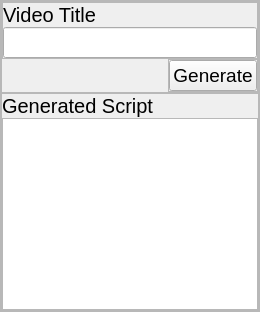
                   <widget class="QWidget" name="script">
                    <layout class="QHBoxLayout" name="horizontalLayout_16">
                     <property name="spacing">
                      <number>0</number>
                     </property>
                     <property name="leftMargin">
                      <number>0</number>
                     </property>
                     <property name="topMargin">
                      <number>0</number>
                     </property>
                     <property name="rightMargin">
                      <number>0</number>
                     </property>
                     <property name="bottomMargin">
                      <number>0</number>
                     </property>
                     <item>
                      <widget class="QFrame" name="frame_12">
                       <property name="frameShape">
                        <enum>QFrame::StyledPanel</enum>
                       </property>
                       <property name="frameShadow">
                        <enum>QFrame::Raised</enum>
                       </property>
                       <layout class="QVBoxLayout" name="verticalLayout_8">
                        <property name="spacing">
                         <number>0</number>
                        </property>
                        <property name="leftMargin">
                         <number>0</number>
                        </property>
                        <property name="topMargin">
                         <number>0</number>
                        </property>
                        <property name="rightMargin">
                         <number>0</number>
                        </property>
                        <property name="bottomMargin">
                         <number>0</number>
                        </property>
                        <item alignment="Qt::AlignTop">
                         <widget class="QFrame" name="frame_13">
                          <property name="frameShape">
                           <enum>QFrame::StyledPanel</enum>
                          </property>
                          <property name="frameShadow">
                           <enum>QFrame::Raised</enum>
                          </property>
                          <layout class="QVBoxLayout" name="verticalLayout_9">
                           <property name="spacing">
                            <number>0</number>
                           </property>
                           <property name="leftMargin">
                            <number>0</number>
                           </property>
                           <property name="topMargin">
                            <number>0</number>
                           </property>
                           <property name="rightMargin">
                            <number>0</number>
                           </property>
                           <property name="bottomMargin">
                            <number>0</number>
                           </property>
                           <item>
                            <widget class="QFrame" name="frame_16">
                             <property name="sizePolicy">
                              <sizepolicy hsizetype="Preferred" vsizetype="Preferred">
                               <horstretch>0</horstretch>
                               <verstretch>0</verstretch>
                              </sizepolicy>
                             </property>
                             <property name="frameShape">
                              <enum>QFrame::StyledPanel</enum>
                             </property>
                             <property name="frameShadow">
                              <enum>QFrame::Raised</enum>
                             </property>
                             <layout class="QVBoxLayout" name="verticalLayout_10">
                              <property name="spacing">
                               <number>0</number>
                              </property>
                              <property name="leftMargin">
                               <number>0</number>
                              </property>
                              <property name="topMargin">
                               <number>0</number>
                              </property>
                              <property name="rightMargin">
                               <number>0</number>
                              </property>
                              <property name="bottomMargin">
                               <number>0</number>
                              </property>
                              <item>
                               <widget class="QLabel" name="label_4">
                                <property name="font">
                                 <font>
                                  <pointsize>15</pointsize>
                                 </font>
                                </property>
                                <property name="text">
                                 <string>Video Title</string>
                                </property>
                               </widget>
                              </item>
                              <item>
                               <widget class="QLineEdit" name="script_prompt_lineedit">
                                <property name="minimumSize">
                                 <size>
                                  <width>0</width>
                                  <height>0</height>
                                 </size>
                                </property>
                                <property name="font">
                                 <font>
                                  <pointsize>14</pointsize>
                                 </font>
                                </property>
                                <property name="autoFillBackground">
                                 <bool>false</bool>
                                </property>
                                <property name="inputMask">
                                 <string/>
                                </property>
                                <property name="text">
                                 <string/>
                                </property>
                                <property name="placeholderText">
                                 <string/>
                                </property>
                               </widget>
                              </item>
                             </layout>
                            </widget>
                           </item>
                           <item alignment="Qt::AlignRight|Qt::AlignBottom">
                            <widget class="QFrame" name="frame_17">
                             <property name="frameShape">
                              <enum>QFrame::StyledPanel</enum>
                             </property>
                             <property name="frameShadow">
                              <enum>QFrame::Raised</enum>
                             </property>
                             <layout class="QHBoxLayout" name="horizontalLayout_17">
                              <property name="spacing">
                               <number>0</number>
                              </property>
                              <property name="leftMargin">
                               <number>0</number>
                              </property>
                              <property name="topMargin">
                               <number>0</number>
                              </property>
                              <property name="rightMargin">
                               <number>0</number>
                              </property>
                              <property name="bottomMargin">
                               <number>0</number>
                              </property>
                              <item>
                               <widget class="QPushButton" name="script_generate_button">
                                <property name="font">
                                 <font>
                                  <pointsize>14</pointsize>
                                 </font>
                                </property>
                                <property name="text">
                                 <string>Generate</string>
                                </property>
                               </widget>
                              </item>
                             </layout>
                            </widget>
                           </item>
                          </layout>
                         </widget>
                        </item>
                        <item>
                         <widget class="QFrame" name="script_output_frame">
                          <property name="sizePolicy">
                           <sizepolicy hsizetype="Preferred" vsizetype="Expanding">
                            <horstretch>0</horstretch>
                            <verstretch>0</verstretch>
                           </sizepolicy>
                          </property>
                          <property name="frameShape">
                           <enum>QFrame::StyledPanel</enum>
                          </property>
                          <property name="frameShadow">
                           <enum>QFrame::Raised</enum>
                          </property>
                          <layout class="QVBoxLayout" name="verticalLayout_11">
                           <property name="spacing">
                            <number>0</number>
                           </property>
                           <property name="leftMargin">
                            <number>0</number>
                           </property>
                           <property name="topMargin">
                            <number>0</number>
                           </property>
                           <property name="rightMargin">
                            <number>0</number>
                           </property>
                           <property name="bottomMargin">
                            <number>0</number>
                           </property>
                           <item>
                            <widget class="QLabel" name="label_6">
                             <property name="font">
                              <font>
                               <pointsize>15</pointsize>
                              </font>
                             </property>
                             <property name="text">
                              <string>Generated Script</string>
                             </property>
                            </widget>
                           </item>
                           <item>
                            <widget class="QTextEdit" name="script_output_textbrowser">
                             <property name="font">
                              <font>
                               <pointsize>14</pointsize>
                              </font>
                             </property>
                            </widget>
                           </item>
                          </layout>
                         </widget>
                        </item>
                       </layout>
                      </widget>
                     </item>
                    </layout>
                   </widget>
